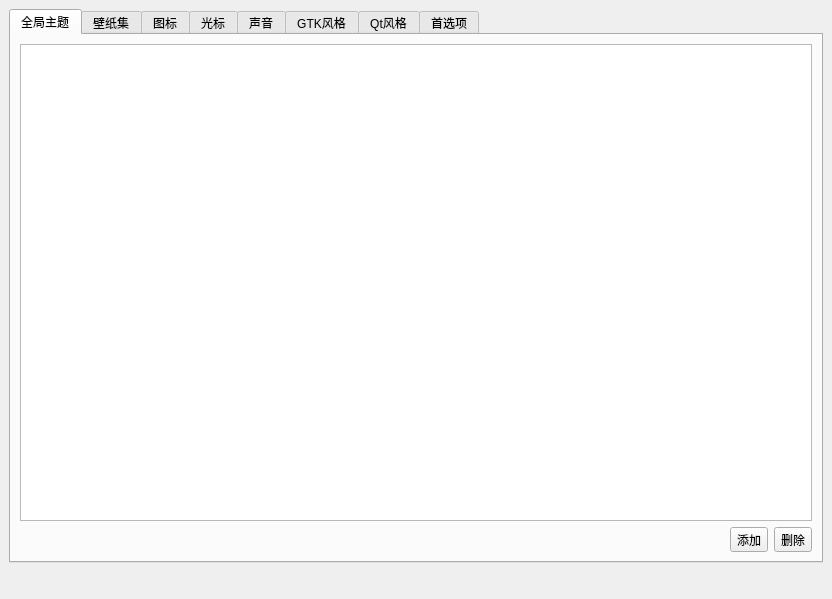
<?xml version="1.0" encoding="UTF-8"?>
<ui version="4.0">
 <class>UKUIThemeCustomizer</class>
 <widget class="QMainWindow" name="UKUIThemeCustomizer">
  <property name="geometry">
   <rect>
    <x>0</x>
    <y>0</y>
    <width>832</width>
    <height>599</height>
   </rect>
  </property>
  <property name="windowTitle">
   <string>UKUIThemeCustomizer</string>
  </property>
  <widget class="QWidget" name="centralWidget">
   <layout class="QGridLayout" name="gridLayout_3">
    <item row="0" column="0">
     <widget class="QTabWidget" name="tabWidget">
      <property name="sizePolicy">
       <sizepolicy hsizetype="Preferred" vsizetype="Preferred">
        <horstretch>0</horstretch>
        <verstretch>27</verstretch>
       </sizepolicy>
      </property>
      <property name="currentIndex">
       <number>0</number>
      </property>
      <widget class="QWidget" name="globalTheme">
       <attribute name="title">
        <string>全局主题</string>
       </attribute>
       <layout class="QGridLayout" name="gridLayout">
        <item row="1" column="2">
         <widget class="QToolButton" name="globalThemeDel">
          <property name="text">
           <string>删除</string>
          </property>
         </widget>
        </item>
        <item row="1" column="1">
         <widget class="QToolButton" name="globalThemeAdd">
          <property name="text">
           <string>添加</string>
          </property>
         </widget>
        </item>
        <item row="0" column="0" colspan="3">
         <widget class="QListView" name="globalThemeView"/>
        </item>
       </layout>
      </widget>
      <widget class="QWidget" name="wallpaperCollection">
       <attribute name="title">
        <string>壁纸集</string>
       </attribute>
       <layout class="QGridLayout" name="gridLayout_2">
        <item row="1" column="2">
         <widget class="QToolButton" name="wallpaperCollectionDel">
          <property name="text">
           <string>删除</string>
          </property>
         </widget>
        </item>
        <item row="0" column="0" colspan="3">
         <widget class="QListView" name="wallpaperCollectionView"/>
        </item>
        <item row="1" column="1">
         <widget class="QToolButton" name="wallpaperCollectionAdd">
          <property name="text">
           <string>添加</string>
          </property>
         </widget>
        </item>
       </layout>
      </widget>
      <widget class="QWidget" name="icon">
       <attribute name="title">
        <string>图标</string>
       </attribute>
       <layout class="QGridLayout" name="gridLayout_4">
        <item row="1" column="2">
         <widget class="QToolButton" name="iconDel">
          <property name="text">
           <string>删除</string>
          </property>
         </widget>
        </item>
        <item row="1" column="1">
         <widget class="QToolButton" name="iconAdd">
          <property name="text">
           <string>添加</string>
          </property>
         </widget>
        </item>
        <item row="0" column="0" colspan="3">
         <widget class="QListView" name="iconView"/>
        </item>
       </layout>
      </widget>
      <widget class="QWidget" name="cursor">
       <attribute name="title">
        <string>光标</string>
       </attribute>
       <layout class="QGridLayout" name="gridLayout_5">
        <item row="1" column="2">
         <widget class="QToolButton" name="cursorDel">
          <property name="text">
           <string>删除</string>
          </property>
         </widget>
        </item>
        <item row="0" column="0" colspan="3">
         <widget class="QListView" name="cursorView"/>
        </item>
        <item row="1" column="1">
         <widget class="QToolButton" name="cursorAdd">
          <property name="text">
           <string>添加</string>
          </property>
         </widget>
        </item>
       </layout>
      </widget>
      <widget class="QWidget" name="sound">
       <attribute name="title">
        <string>声音</string>
       </attribute>
       <layout class="QGridLayout" name="gridLayout_9">
        <item row="0" column="1" colspan="3">
         <widget class="QListView" name="soundView"/>
        </item>
        <item row="3" column="2">
         <widget class="QToolButton" name="soundAdd">
          <property name="text">
           <string>添加</string>
          </property>
         </widget>
        </item>
        <item row="3" column="3">
         <widget class="QToolButton" name="soundDel">
          <property name="text">
           <string>删除</string>
          </property>
         </widget>
        </item>
       </layout>
      </widget>
      <widget class="QWidget" name="gtkStyle">
       <attribute name="title">
        <string>GTK风格</string>
       </attribute>
       <layout class="QGridLayout" name="gridLayout_7">
        <item row="1" column="2">
         <widget class="QToolButton" name="gtkStyleDel">
          <property name="text">
           <string>删除</string>
          </property>
         </widget>
        </item>
        <item row="1" column="1">
         <widget class="QToolButton" name="gtkStyleAdd">
          <property name="text">
           <string>添加</string>
          </property>
         </widget>
        </item>
        <item row="0" column="0" colspan="3">
         <widget class="QListView" name="gtkStyleView"/>
        </item>
       </layout>
      </widget>
      <widget class="QWidget" name="qtStyle">
       <attribute name="title">
        <string>Qt风格</string>
       </attribute>
       <layout class="QGridLayout" name="gridLayout_8">
        <item row="1" column="2">
         <widget class="QToolButton" name="qtStyleDel">
          <property name="text">
           <string>删除</string>
          </property>
         </widget>
        </item>
        <item row="1" column="1">
         <widget class="QToolButton" name="qtStyleAdd">
          <property name="text">
           <string>添加</string>
          </property>
         </widget>
        </item>
        <item row="0" column="0" colspan="3">
         <widget class="QListView" name="qtStyleView"/>
        </item>
       </layout>
      </widget>
      <widget class="QWidget" name="settings">
       <attribute name="title">
        <string>首选项</string>
       </attribute>
       <layout class="QGridLayout" name="gridLayout_10">
        <item row="0" column="0">
         <widget class="QLabel" name="label">
          <property name="text">
           <string>工作目录</string>
          </property>
         </widget>
        </item>
        <item row="2" column="0">
         <widget class="QLabel" name="label_2">
          <property name="text">
           <string>本地软件源</string>
          </property>
         </widget>
        </item>
        <item row="2" column="1">
         <widget class="QCheckBox" name="checkBox">
          <property name="text">
           <string>开启至/etc/apt/source.list.d</string>
          </property>
         </widget>
        </item>
        <item row="0" column="1">
         <widget class="QLineEdit" name="lineEdit"/>
        </item>
       </layout>
      </widget>
     </widget>
    </item>
    <item row="1" column="0">
     <widget class="QLabel" name="logbox">
      <property name="sizePolicy">
       <sizepolicy hsizetype="Preferred" vsizetype="Preferred">
        <horstretch>0</horstretch>
        <verstretch>1</verstretch>
       </sizepolicy>
      </property>
      <property name="text">
       <string/>
      </property>
     </widget>
    </item>
   </layout>
  </widget>
 </widget>
 <resources/>
 <connections/>
</ui>
